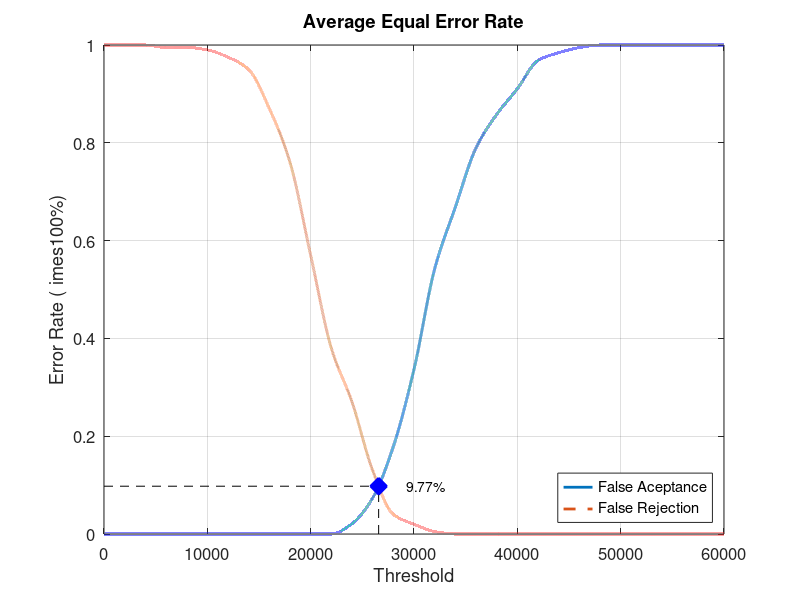
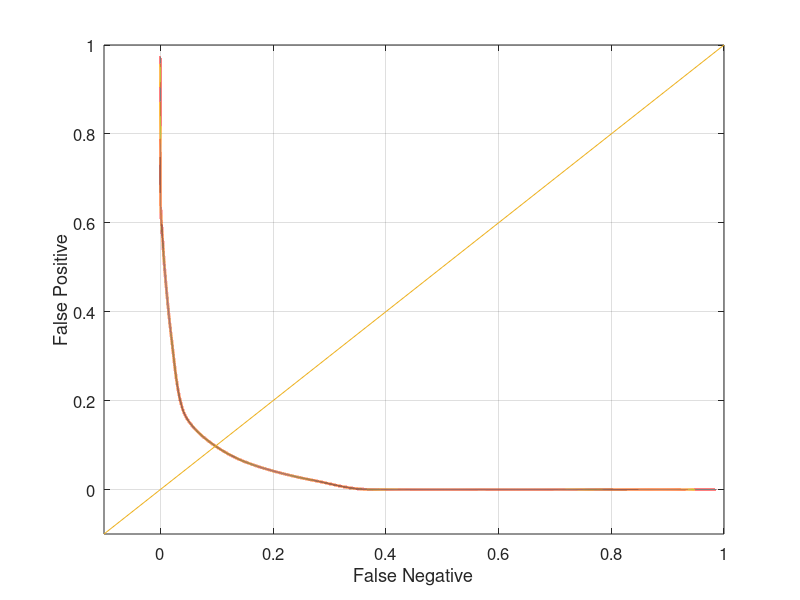

Reproduce these figures in MATLAB, in order.
close all;
clear;
clc;
x = 0:2000:60000;
xq = 0:0.5:60000;

y0 = [0 0 0 0 0 0 0 0 0 0 0 0 0.0210526 0.0736842 0.178947 0.336842 0.542105 0.668421 0.789474 0.857895 0.910526 0.968421 0.984211 0.994737 1 1 1 1 1 1 1]
yy0 = interp1(x, y0, xq, 'pchip');
y1 = [1 1 1 0.995 0.995 0.99 0.975 0.95 0.87 0.76 0.57 0.38 0.27 0.13 0.04 0.02 0.005 0 0 0 0 0 0 0 0 0 0 0 0 0 0]
yy1 = interp1(x, y1, xq, 'pchip');

% Calculating EER: 
y2 = abs(y0 - y1);
find(y2 == min(y2))
yy2 = abs(yy0 - yy1);
xEER = find(yy2 == min(yy2));
xEERIndex = xq(xEER) % X-axis EER
yEER = yy0(xEER) % Y-axis EER

main = figure
plot(xq, yy0,'-','LineWidth', 2);	hold on
plot(xq, yy1,'--','LineWidth', 2);	hold on
plot([xEERIndex xEERIndex], [0 yEER], 'k--');	hold on
plot([0 xEERIndex], [yEER yEER], 'k--');	hold on
plot(xEERIndex, yEER, 'bx', 'LineWidth', 10);	hold on
text(xEERIndex + 10 * xEERIndex / 100, yEER, [num2str(round((10000 * yEER)) / 100) '%'])
legend('False Aceptance', 'False Rejection', 'Location', 'SouthEast')
xlabel('Threshold')
ylabel('Error Rate (	imes100%)')
title('Average Equal Error Rate')
set(gca, 'FontSize', 12)
axis([0 60000 0 1])
grid on

print(main, 'Database4_1Main', '-dpng');
FNRxFPR = figure('Color', [1 1 1]);
plot(yy1, yy0, '-', yy1, yy0, 'LineWidth', 2);
hold on
y = -0.1:0.1:1
plot(y, y); 
set(gca, 'FontSize', 12)
xlabel('False Negative')
ylabel('False Positive')
axis([-0.1 1 -0.1 1])
set(gca, 'FontSize', 12)
grid on

print(FNRxFPR, 'Database4_1FNRxFPR','-dpng');
